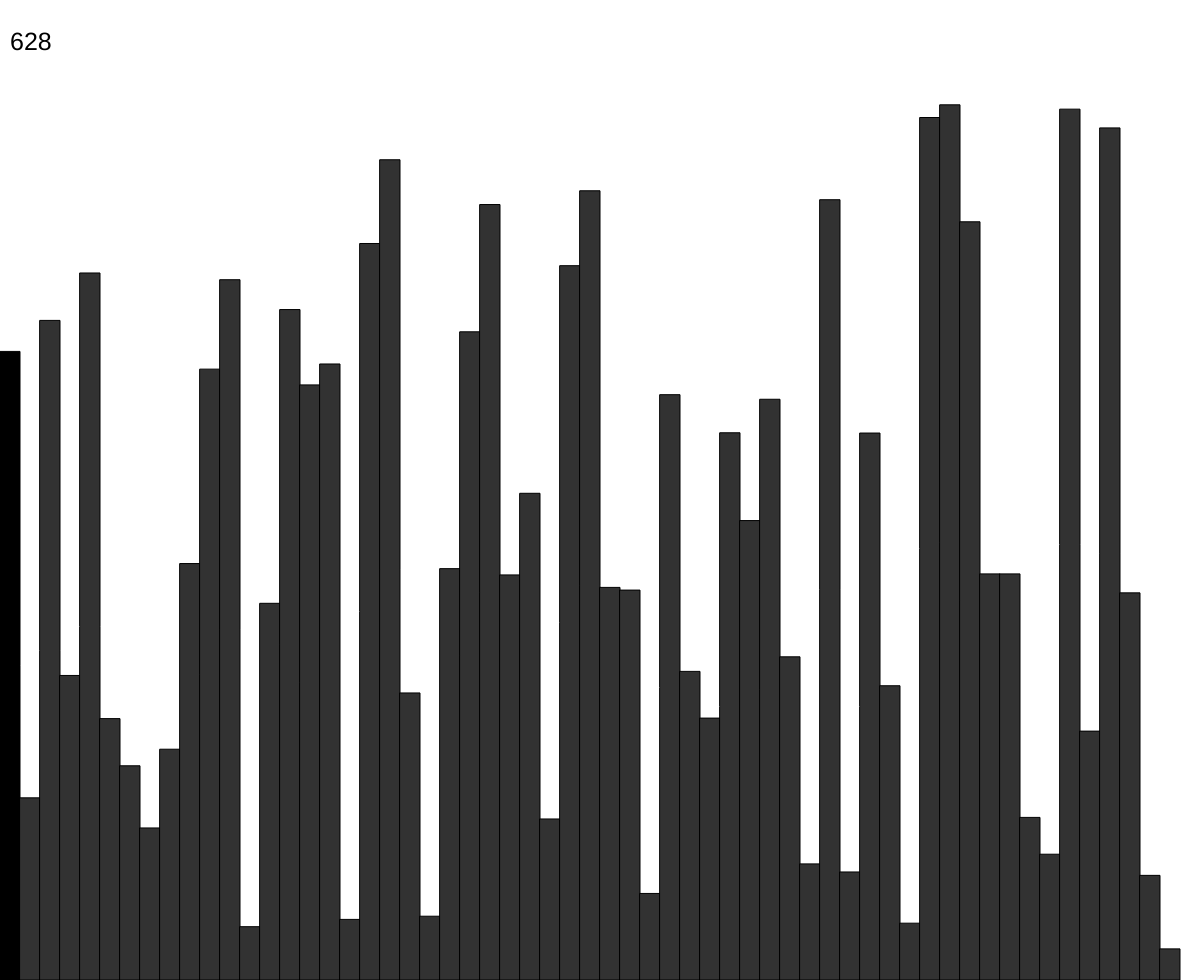
Frame 1 (no input)
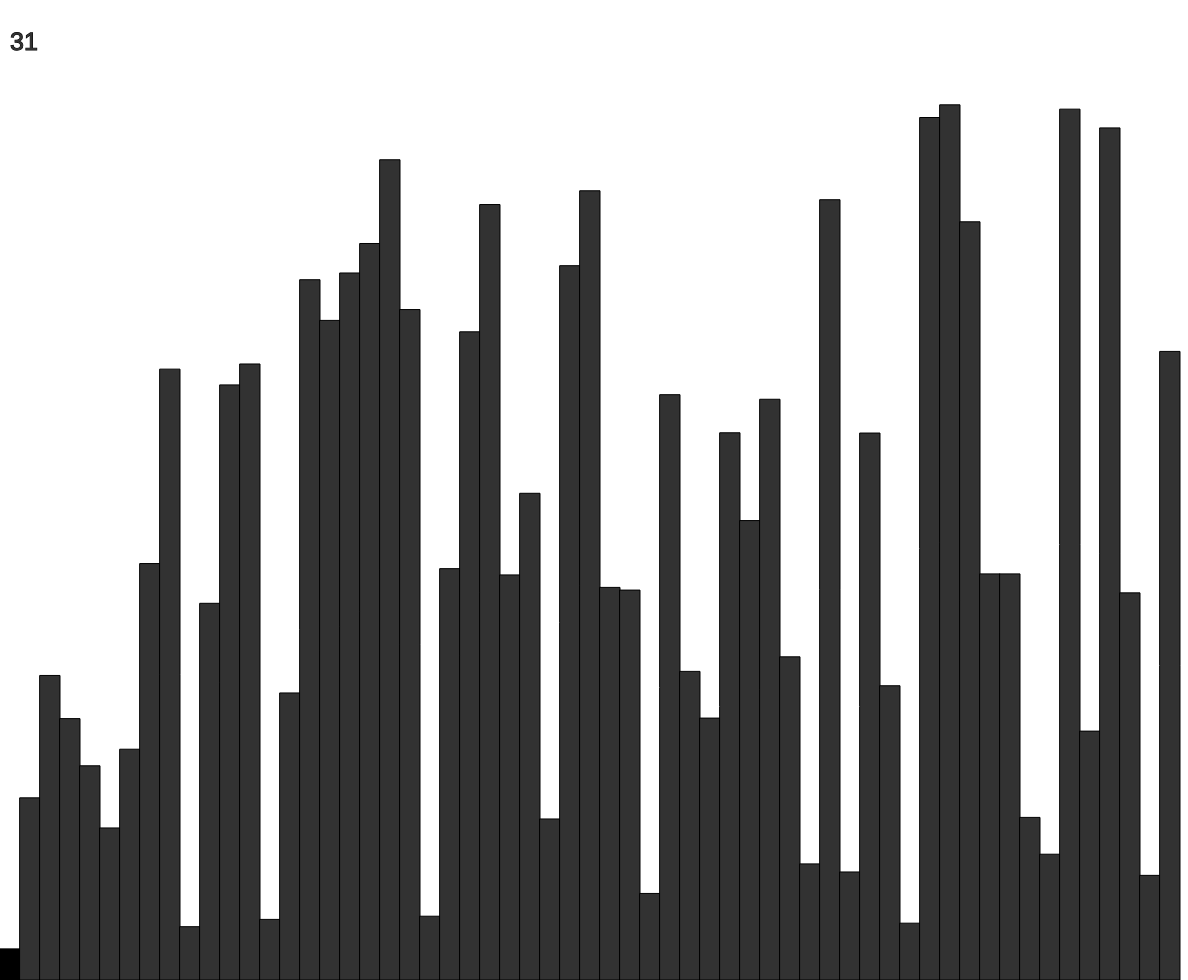
Frame 60 (no input)
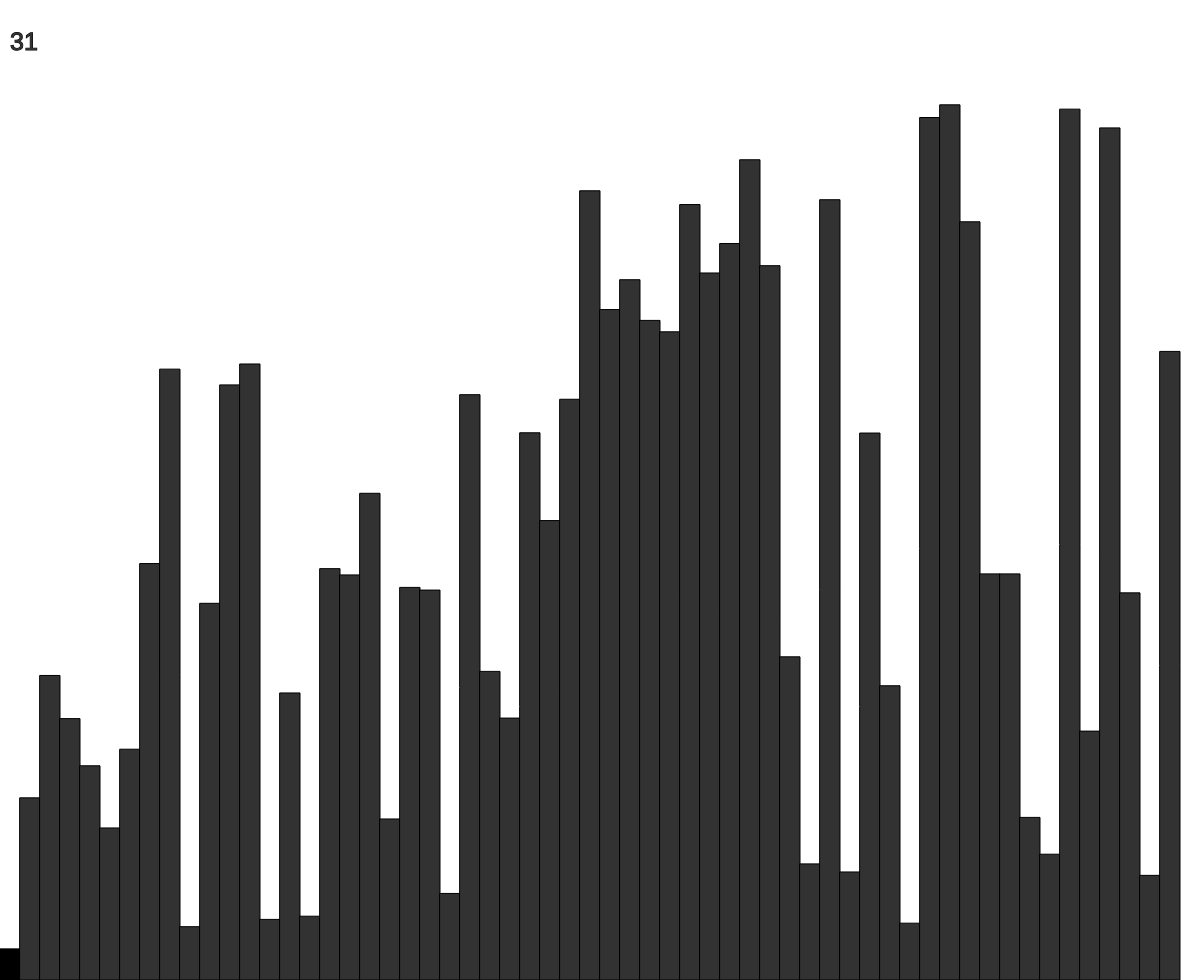
Frame 120 (the mouse pressed at the canvas centre since frame 60)

The p5.js sketch that drew these frames (run headless with seeded random() and noise() and a simulated clock; from frame 60 on, the mouse is pressed at the canvas centre):

// p5.js sketch
// ── sketch.js
let values = []
let w = 20

let index = 0
let innerIndex = 0

let states = []

let globalPivotIndex = 0

async function getSortingIndex (arr, start, end) {
    pivotIndex = start;
    pivotValue = arr[end];

    for (let i = start; i < end; i++) {
        if (arr[i] < pivotValue) {
            await swap(pivotIndex, i, arr)
            pivotIndex++
        }
    }

    await swap (pivotIndex, end, arr)

    globalPivotIndex = pivotIndex

    return pivotIndex
}

async function quickSort (arr, start, end) {

    if (start >= end) {
        return;
    }

    const index = await getSortingIndex(arr, start, end);
    
    await quickSort(arr, index + 1, end),
    await quickSort(arr, start, index - 1)
}

function setup() {
    let canvasWidth = windowWidth - 12
    let canvasHeight = windowHeight - 20
    createCanvas(canvasWidth, canvasHeight)
    values = new Array(floor(width / w))

    for (let i = 0; i < values.length; i++) {
        values[i] = random(height - 100)
        states[i] = -1
    }

    quickSort(values, 0, values.length - 1)
}

function draw() {
    background(255)

    textSize(25)
    text(parseInt(values[globalPivotIndex]), 10, 50);
    fill(0);

    for (let i = 0; i < values.length; i++) {
        if (i > globalPivotIndex) {
            fill(50)
            rect(i * w, height - values[i], w, values[i])
        } else if (i === globalPivotIndex) {
            fill(0)
            rect(i * w, height - values[i], w, values[i])
        } else {
            fill(255)
            rect(i * w, height - values[i], w, values[i])
        }
        stroke(0)
    }
}

async function swap (aIndex, bIndex, arr) {
    await new Promise(r => setTimeout(r, 100))
    let temp = values[aIndex]
    values[aIndex] = values[bIndex]
    values[bIndex] = temp
}
